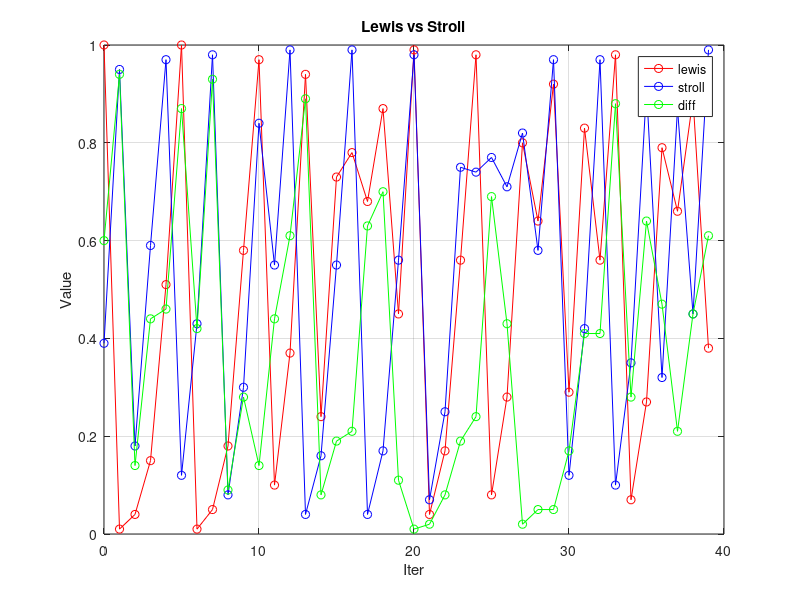

Reproduce this figure in MATLAB.
data = csvread('chaosdiff.csv', 1, 0);
iter  = data(:,1);
lewis = data(:,2);
stroll= data(:,3);
diff  = data(:,4);

plot(iter, lewis, 'r-o', iter, stroll, 'b-o', iter, diff, 'g-o');
legend('lewis','stroll','diff');
xlabel('Iter'); ylabel('Value');
title('Lewis vs Stroll');
grid on;
